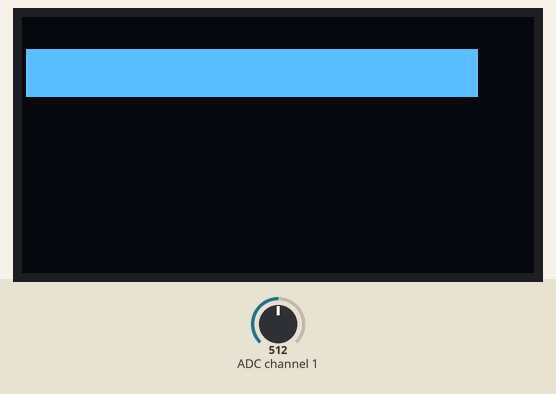
Recording of a program running on a simulated Raspberry Pi (BCM pin numbers). Parts: 128×64 one-colour display. The test bench sets the inputs (shaded band); at power-on: ADC channel 1 = 512 (analog values on the 0–1023 scale). Library files of the repository ran but are not shown: mcp3008.py.

Above: at 1.3 s.
1.4 s: ADC channel 1 set to 306
At 3.0 s:
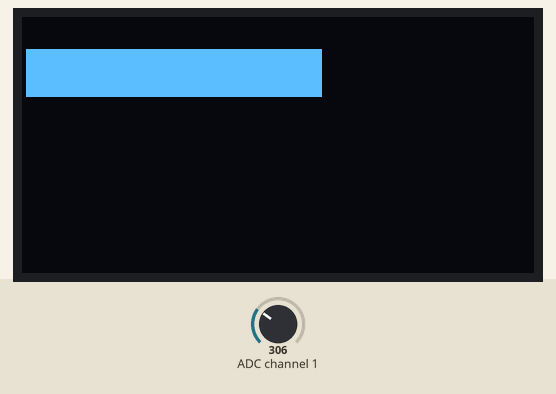
3.1 s: ADC channel 1 set to 716
At 4.3 s:
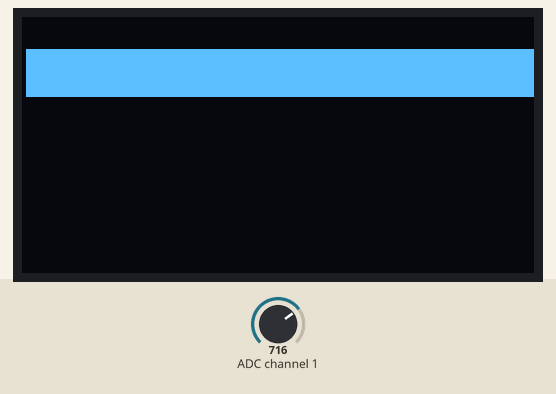
5.3 s: ADC channel 1 set to 122
At 7.3 s:
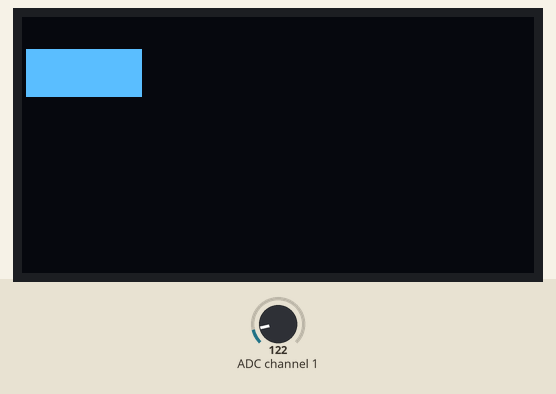
Timing chart, 0 to 8.8 s (numbered marks = the images above; inputs shaded):
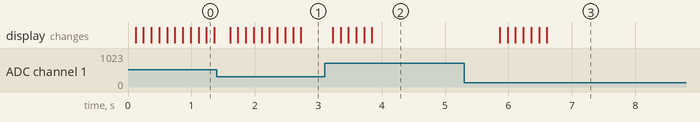

The program:

expand_with_pot.py
```python
import time

import Adafruit_GPIO.I2C as I2C
import Adafruit_SSD1306
from mcp3008 import MCP3008
import time


from PIL import Image
from PIL import ImageDraw
from PIL import ImageFont

# Raspberry Pi pin configuration:
RST = None     # on the PiOLED this pin isnt used

# 128x64 display with hardware I2C:
disp = Adafruit_SSD1306.SSD1306_128_64(rst=RST)

# Note you can change the I2C address by passing an i2c_address parameter like:
disp = Adafruit_SSD1306.SSD1306_128_64(rst=RST, i2c_address=0x3C)


# Initialize library.
disp.begin()

# Clear display.
disp.clear()
disp.display()

# Create blank image for drawing.
# Make sure to create image with mode '1' for 1-bit color.
width = disp.width
height = disp.height
image = Image.new('1', (width, height))

# Get drawing object to draw on image.
draw = ImageDraw.Draw(image)
x = 0

readings = 10
vals = []
for i in range(readings):
    vals.append(i)

# Load default font.
font = ImageFont.load_default()
adc = MCP3008()

while True:
    value = adc.read( channel = 1 ) #
    vals.append(value)
    del vals[0]
    av = sum(vals)/readings
    x=(av/1023.0)*(width-1)

    #print(x)
    # Draw a black filled box to clear the image.
    draw.rectangle((0,0,width,height), outline=0, fill=0)
    draw.rectangle((0,20,x*2,height/8-1), outline=0, fill=1)

    # Display image.
    disp.image(image)
    disp.display()
    #time.sleep(.1)
```

Measured:
- after the input at 1.4 s, the display: first changes after 0.21 s (image 1 shows a later state)
- after the input at 3.1 s, the display: first changes after 0.13 s (image 2 shows a later state)
- after the input at 5.3 s, the display: first changes after 0.56 s (image 3 shows a later state)
